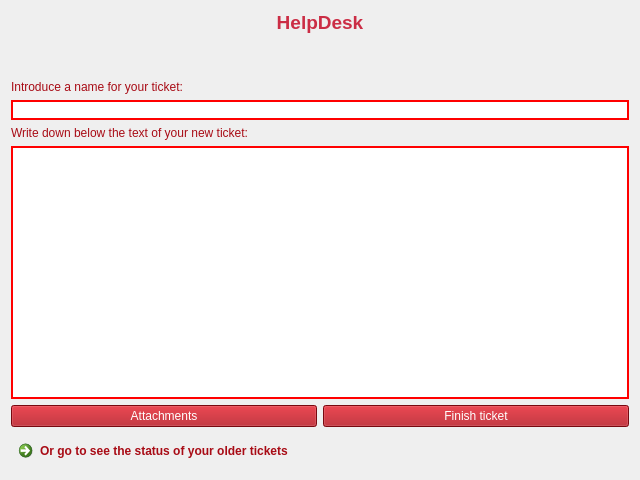
<?xml version="1.0" encoding="UTF-8"?>
<ui version="4.0">
 <class>helpDeskFrame</class>
 <widget class="QFrame" name="helpDeskFrame">
  <property name="geometry">
   <rect>
    <x>0</x>
    <y>0</y>
    <width>640</width>
    <height>480</height>
   </rect>
  </property>
  <property name="windowTitle">
   <string>Frame</string>
  </property>
  <layout class="QVBoxLayout" name="verticalLayout">
   <item>
    <widget class="QLabel" name="helpdeskLabel">
     <property name="text">
      <string>&lt;html&gt;&lt;head/&gt;&lt;body&gt;&lt;p align=&quot;center&quot;&gt;&lt;span style=&quot; font-size:14pt; font-weight:600; color:#cb2d45;&quot;&gt;HelpDesk&lt;/span&gt;&lt;/p&gt;&lt;/body&gt;&lt;/html&gt;</string>
     </property>
    </widget>
   </item>
   <item>
    <spacer name="verticalSpacer_2">
     <property name="orientation">
      <enum>Qt::Vertical</enum>
     </property>
     <property name="sizeType">
      <enum>QSizePolicy::Minimum</enum>
     </property>
     <property name="sizeHint" stdset="0">
      <size>
       <width>20</width>
       <height>20</height>
      </size>
     </property>
    </spacer>
   </item>
   <item>
    <widget class="QLabel" name="logoHelpLabel">
     <property name="sizePolicy">
      <sizepolicy hsizetype="Minimum" vsizetype="Minimum">
       <horstretch>0</horstretch>
       <verstretch>0</verstretch>
      </sizepolicy>
     </property>
     <property name="styleSheet">
      <string notr="true"/>
     </property>
     <property name="text">
      <string>&lt;html&gt;&lt;head/&gt;&lt;body&gt;&lt;p align=&quot;center&quot;&gt;&lt;img src=&quot;:/icons/helpdesk_13.png&quot;/&gt;&lt;/p&gt;&lt;/body&gt;&lt;/html&gt;</string>
     </property>
    </widget>
   </item>
   <item>
    <widget class="QLabel" name="subjectLabel">
     <property name="styleSheet">
      <string notr="true">color: rgb(168, 11, 21);
font: 12pt &quot;MS Shell Dlg 2&quot;;</string>
     </property>
     <property name="text">
      <string>Introduce a name for your ticket:</string>
     </property>
    </widget>
   </item>
   <item>
    <widget class="QLineEdit" name="subjectInput">
     <property name="styleSheet">
      <string notr="true">background-color:rgb(255, 255, 255);
border: 2px solid red; 
</string>
     </property>
    </widget>
   </item>
   <item>
    <widget class="QLabel" name="newTicketLabel">
     <property name="styleSheet">
      <string notr="true">color: rgb(168, 11, 21);
font: 12pt &quot;MS Shell Dlg 2&quot;;</string>
     </property>
     <property name="text">
      <string>Write down below the text of your new ticket:</string>
     </property>
    </widget>
   </item>
   <item>
    <widget class="QTextEdit" name="newTicketTextBox">
     <property name="styleSheet">
      <string notr="true">background-color:rgb(255, 255, 255);
border: 2px solid red; 
</string>
     </property>
    </widget>
   </item>
   <item>
    <layout class="QHBoxLayout" name="horizontalLayout">
     <item>
      <widget class="QPushButton" name="attachButton">
       <property name="styleSheet">
        <string notr="true">background-color: rgb(168, 11, 21);
color: white;</string>
       </property>
       <property name="text">
        <string>Attachments</string>
       </property>
      </widget>
     </item>
     <item>
      <widget class="QPushButton" name="finishButton">
       <property name="cursor">
        <cursorShape>PointingHandCursor</cursorShape>
       </property>
       <property name="styleSheet">
        <string notr="true">background-color: rgb(168, 11, 21);
color: white;</string>
       </property>
       <property name="text">
        <string>Finish ticket</string>
       </property>
      </widget>
     </item>
    </layout>
   </item>
   <item>
    <widget class="QCommandLinkButton" name="oldTicketsButton">
     <property name="styleSheet">
      <string notr="true">color: rgb(168, 11, 21);
background-color: rgb(255, 255, 255);
</string>
     </property>
     <property name="text">
      <string>Or go to see the status of your older tickets</string>
     </property>
    </widget>
   </item>
  </layout>
 </widget>
 <resources>
  <include location="../../images/images.qrc"/>
 </resources>
 <connections/>
</ui>
